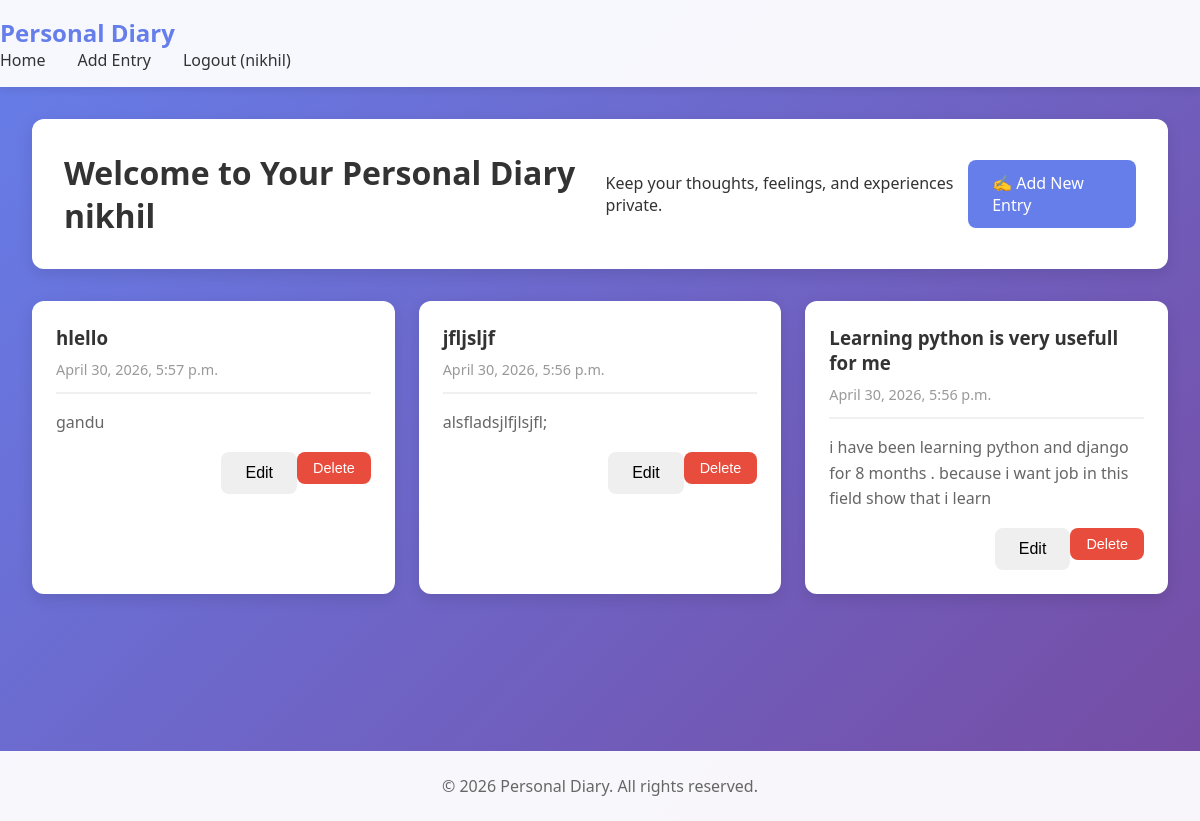
Screenshot of / (signed in) with the database file from the repository.
### diary/models.py (models this page shows, shortened)
class DiaryEntry(models.Model):
    user = models.ForeignKey(User, on_delete=models.CASCADE)
    title = models.CharField(max_length=200)
    date = models.DateField(auto_now_add=True)
    content = models.TextField()
    created_at = models.DateTimeField(auto_now_add=True)

### diary/views.py (the view)
# urls.py: path("", views.home_view, name="home"),
@login_required
def home_view(request):
    entries = DiaryEntry.objects.filter(user=request.user).order_by("-created_at")
    context = {
        "entries": entries
    }
    return render(request, "home.html", context)

### templates/home.html (shortened to what this page needs)
{% extends "base.html" %}
{% block content %}
<div class="home-header">
    <h1>
        Welcome to Your Personal Diary
        {{ user.username }}
    </h1>
    <p>
        Keep your thoughts, feelings,
        and experiences private.
    </p>
    <a href="{% url 'add_entry' %}"
       class="btn btn-primary">
        ✍️ Add New Entry
    </a>
</div>
{% if entries %}
<div class="entries-grid">
    {% for entry in entries %}
    <div class="entry-card">
        <div class="entry-header">
            <h3>{{ entry.title }}</h3>
            <span class="entry-date">
                {{ entry.created_at|date:"F j, Y, g:i a" }}
            </span>
        </div>
        <div class="entry-content">
            <p>
                {{ entry.content }}
            </p>
        </div>
        <div class="entry-actions">
            <button
                class="btn btn-warning"
                onclick="toggleEditForm({{ entry.id }})">
                Edit
            </button>
            <form
                method="POST"
                action="{% url 'delete_entry' entry.id %}">
                <button
                    type="submit"
                    class="btn btn-danger">
                    Delete
                </button>
            </form>
        </div>
    </div>
    {% endfor %}
</div>
{% endif %}
{% endblock %}

### templates/base.html (shortened to what this page needs)
{% load static %}
<!DOCTYPE html>
<html lang="en">
<head>
    <link
        rel="stylesheet"
        href="{% static 'css/style.css' %}"
    >
</head>
<body>
<header>
    <nav class="navbar">
        <div class="navbar-container">
            <h1 class="logo">
                Personal Diary
            </h1>
            {% if user.is_authenticated %}
                <ul class="nav-links">
                    <li>
                        <a href="{% url 'home' %}">
                            Home
                        </a>
                    </li>
                    <li>
                        <a href="{% url 'add_entry' %}">
                            Add Entry
                        </a>
                    </li>
                    <li>
                        <a href="{% url 'logout' %}">
                            Logout ({{ user.username }})
                        </a>
                    </li>
                </ul>
            {% endif %}
        </div>
    </nav>
</header>
<main class="container">
    {% block content %}
    {% endblock %}
</main>
<footer>
    <p>
        &copy; 2026 Personal Diary.
        All rights reserved.
    </p>
</footer>
</body>
</html>

### static/css/style.css (style rules this page uses)
* { margin: 0; padding: 0; box-sizing: border-box; }
body { font-family: 'Segoe UI', Tahoma, Geneva, Verdana, sans-serif; background: linear-gradient(135deg, #667eea 0%, #764ba2 100%); min-height: 100vh; color: #333; }
.navbar { background-color: rgba(255, 255, 255, 0.95); box-shadow: 0 2px 10px rgba(0, 0, 0, 0.1); padding: 1rem 0; }
.logo { color: #667eea; font-size: 1.5rem; font-weight: bold; }
.nav-links { list-style: none; display: flex; gap: 2rem; }
.nav-links a { text-decoration: none; color: #333; font-weight: 500; transition: color 0.3s; }
.container { max-width: 1200px; margin: 2rem auto; padding: 0 2rem; min-height: calc(100vh - 200px); }
.btn { padding: 0.75rem 1.5rem; border: none; border-radius: 8px; font-size: 1rem; cursor: pointer; text-decoration: none; display: inline-block; transition: all 0.3s; font-weight: 500; }
.btn-primary { background-color: #667eea; color: white; }
.btn-danger { background-color: #e74c3c; color: white; font-size: 0.9rem; padding: 0.5rem 1rem; }
.home-header { background: white; padding: 2rem; border-radius: 12px; margin-bottom: 2rem; display: flex; justify-content: space-between; align-items: center; box-shadow: 0 5px 15px rgba(0, 0, 0, 0.1); }
.entries-grid { display: grid; grid-template-columns: repeat(auto-fill, minmax(350px, 1fr)); gap: 1.5rem; }
.entry-card { background: white; border-radius: 12px; padding: 1.5rem; box-shadow: 0 5px 15px rgba(0, 0, 0, 0.1); transition: transform 0.3s, box-shadow 0.3s; }
.entry-header { margin-bottom: 1rem; border-bottom: 2px solid #f0f0f0; padding-bottom: 0.75rem; }
.entry-header h3 { color: #333; margin-bottom: 0.5rem; }
.entry-date { color: #999; font-size: 0.9rem; }
.entry-content { margin-bottom: 1rem; color: #666; line-height: 1.6; }
.entry-actions { display: flex; justify-content: flex-end; }
footer { background-color: rgba(255, 255, 255, 0.95); text-align: center; padding: 1.5rem; color: #666; margin-top: 2rem; }

### rows the page displays
DiaryEntry: title "hlello", created_at "April 30, 2026, 5:57 p.m.", content "gandu"
DiaryEntry: title "jfljsljf", created_at "April 30, 2026, 5:56 p.m.", content "alsfladsjlfjlsjfl;"
DiaryEntry: title "Learning python is very usefull for me", created_at "April 30, 2026, 5:56 p.m.", content "i have been learning python and django for 8 months . because i want job in this field show that i learn"

### other values shown
{{ user.username }} "nikhil"
